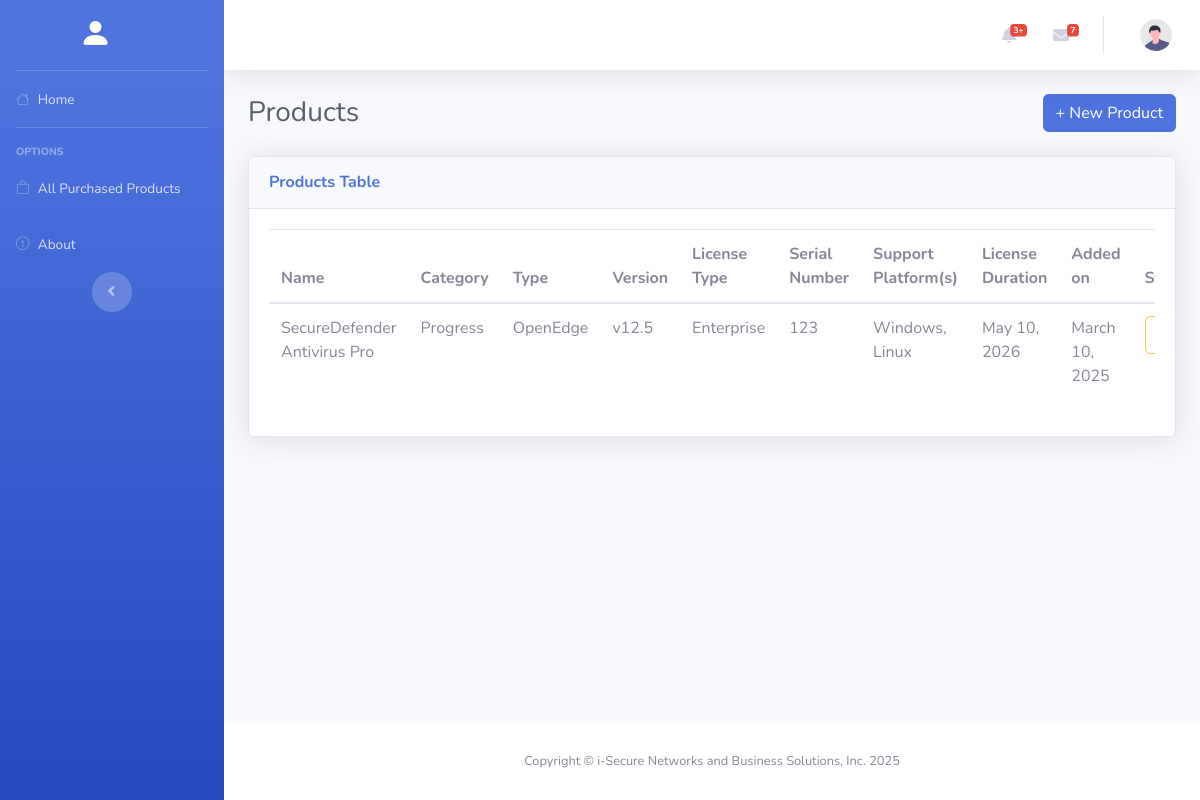
/technical_head/products.php, run on the app's committed database.
### tables this page shows
CREATE TABLE `products` (
  `id` int(11) NOT NULL,
  `company` varchar(255) NOT NULL,
  `product_group` varchar(255) NOT NULL,
  `product_name` varchar(255) NOT NULL,
  `product_category` enum('Progress','Neverfail','Sophos','Trustwave','SecPod - SanerNow') NOT NULL,
  `product_type` enum('OpenEdge','Sitefinity','Moveit','DataDirect','WhatsUp Gold','Neverfail Continuity Engine','Sophos Intercept X','Sophos XG Firewall','Sophos Email','Sophos Central','Sophos MDR','Trustwave SpiderLabs','Trustwave MailMarshal','Trustwave DbProtect','Trustwave Secure Web Gateway','Trustwave Managed SIEM','SanerNow Vulnerability Management','SanerNow Patch Management','SanerNow Compliance Management','SanerNow Asset Exposure Management','SanerNow Endpoint Threat Detection & Response') NOT NULL,
  `product_version` varchar(50) NOT NULL,
  `supported_platforms` varchar(255) NOT NULL,
  `license_type` varchar(100) NOT NULL,
  `serial_number` varchar(100) NOT NULL,
  `license_duration` date NOT NULL,
  `status` enum('Active','Deactivated','','') NOT NULL DEFAULT 'Active',
  `created_at` timestamp NOT NULL DEFAULT current_timestamp()
);

### fetch/products.php (called while the page is built)
<?php
require_once "../config/database.php";
$getProducts = mysqli_prepare($connection, "SELECT * FROM products");
mysqli_stmt_execute($getProducts);
$getProductsResult = mysqli_stmt_get_result($getProducts);
$products = [];
if (mysqli_num_rows($getProductsResult) > 0) {
    while ($row = mysqli_fetch_assoc($getProductsResult)) {
        $row["license_duration"] = date("F j, Y", strtotime($row["license_duration"]));
        $row["created_at"] = date("F j, Y", strtotime($row["created_at"]));
        $products[] = $row;
    }
}

### technical_head/products.php (the view, shortened to what this page needs)
<?php
$pageTitle = "Products";
require_once "../fetch/products.php";
?>
<!DOCTYPE html>
<html lang="en">
<head>
    <?php include_once "../components/head.php" ?>
    <link rel="stylesheet" href="https://cdn.datatables.net/2.2.2/css/dataTables.bootstrap4.css">
</head>
<body id="page-top">
    <div id="wrapper">
        <?php include_once "../components/sidebar.php" ?>
        <div id="content-wrapper" class="d-flex flex-column">
            <div id="content">
                <?php include_once "../components/topbar.php" ?>
                <div class="container-fluid">
                    <div class="d-sm-flex align-items-center justify-content-between mb-4">
                        <h1 class="h3 mb-0 text-gray-800"><?= $pageTitle ?></h1>
                        <button type="button" class="btn btn-primary" data-toggle="modal" data-target="#addProduct">+ New Product</button>
                    </div>
                    <div class="card shadow mb-4">
                        <div class="card-header py-3">
                            <h6 class="m-0 font-weight-bold text-primary"><?= $pageTitle ?> Table</h6>
                        </div>
                        <div class="card-body">
                            <div class="table-responsive">
                                <table class="table" id="table">
                                    <thead>
                                        <tr>
                                            <th>Name</th>
                                            <th>Category</th>
                                            <th>Type</th>
                                            <th>Version</th>
                                            <th>License Type</th>
                                            <th>Serial Number</th>
                                            <th>Support Platform(s)</th>
                                            <th>License Duration</th>
                                            <th>Added on</th>
                                            <th>Status</th>
                                        </tr>
                                    </thead>
                                    <tbody>
                                        <?php
                                        foreach ($products as $row) {
                                            if ($row["status"] == "Active") {
                                                $status = '<button
                                        type="button"
                                        class="product-action-btn btn border border-success text-success"
                                        data-toggle="modal"
                                        data-target="#productAction"
                                        data-bs-product-status="' . $row["status"] . '"
                                        data-bs-product-id="' . $row["id"] . '"
                                        data-bs-action="deactivate">' . $row["status"] . '
                                        </button>';
                                            } else if ($row["status"] == "Deactivated") {
                                                $status = '<button
                                        type="button"
                                        class="product-action-btn btn border border-warning text-warning"
                                        data-toggle="modal"
                                        data-target="#productAction"
                                        data-bs-product-status="' . $row["status"] . '"
                                        data-bs-product-id="' . $row["id"] . '"
                                        data-bs-action="activate">' . $row["status"] . '
                                        </button>';
                                            }
                                            echo "<tr>";
                                            echo "<td>" . $row["product_name"] . "</td>";
                                            echo "<td>" . $row["product_category"] . "</td>";
                                            echo "<td>" . $row["product_type"] . "</td>";
                                            echo "<td>" . $row["product_version"] . "</td>";
                                            echo "<td>" . $row["license_type"] . "</td>";
                                            echo "<td>" . $row["serial_number"] . "</td>";
                                            echo "<td>" . $row["supported_platforms"] . "</td>";
                                            echo "<td>" . $row["license_duration"] . "</td>";
                                            echo "<td>" . $row["created_at"] . "</td>";
                                            echo "<td>" . $status . "</td>";
                                            echo "</tr>";
                                        }
                                        ?>
                                    </tbody>
                                </table>
                            </div>
                        </div>
                    </div>
                </div>
            </div>
            <?php include_once "../components/footer.php" ?>
        </div>
    </div>
</body>
</html>

### data on the page
products: product_name "SecureDefender Antivirus Pro", product_category "Progress", product_type "OpenEdge", product_version "v12.5", license_type "Enterprise", serial_number "123", supported_platforms "Windows, Linux", license_duration "May 10, 2026", created_at "March 10, 2025"

### other printed values
$pageTitle "Products"
